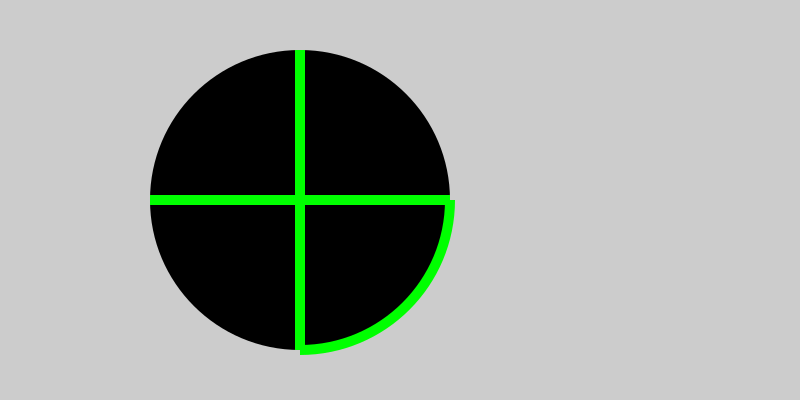

Write Python code to recreate this figure.
import math

import cairo

surface = cairo.ImageSurface(cairo.FORMAT_ARGB32, 800, 400)
ctx = cairo.Context(surface)
ctx.set_source_rgb(0.8, 0.8, 0.8)
ctx.paint()

ctx.arc(300, 200, 150, 0, math.pi * 2)
ctx.set_source_rgb(0, 0, 0)
ctx.set_line_width(10)
ctx.fill()

ctx.move_to(300, 50)
ctx.line_to(300, 350)
ctx.set_source_rgb(0, 1, 0)
ctx.set_line_width(10)
ctx.stroke()

ctx.move_to(150, 200)
ctx.line_to(450, 200)
ctx.set_source_rgb(0, 1, 0)
ctx.set_line_width(10)
ctx.stroke()


ctx.arc(300, 200, 150, 0, math.pi/2)
ctx.set_source_rgb(0, 1, 0)
ctx.set_line_width(10)
ctx.stroke()



surface.write_to_png("curves.jpg")
